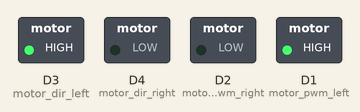
This sketch was run on a simulated ESP8266 (NodeMCU). On the bench: switched loads named in the sketch (green lamp = pin HIGH). What the sketch prints to the serial monitor is not drawn.

Above: at 0.1 s.
Timing chart, 0 to 1.6 s (numbered marks = the images above):
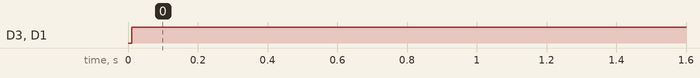

The sketch:

motor_helloworld_on.ino
```cpp
/*
  Motor Hello World

  Drives motors in same direction.
  Motors should accelerate, switch directions, and repeat

  Note that one of the motor pins overlaps with LED pin D4, so when the left wheel is going CW, the LED light close the ESP chip will turn on
  Note that we opted to swap the motor wires on the right motor so that LOW is backwards for both motors

  We define arbitrarily Left CW = backwards

  Hardware:
  * NodeMCU Amica DevKit Board (ESP8266 chip)
  * Motorshield for NodeMCU
  * 2 motors + 2 wheels + motor chassis with caster
  * Left motor connected to D3 (BLK/A- and RED/A+ on the shield)
  * Right motor connected to D4, with wires swapped (RED/B- and BLK/B+ on the shield)

  modified Nov 2016
  by Nancy Ouyang
*/

#define led_pin D0

#define motor_pwm_left D1
#define motor_pwm_right D2

#define motor_dir_left D3
#define motor_dir_right D4

#define dir_back LOW
#define dir_fwd HIGH

int i = 0;


void setup() {
  pinMode(motor_dir_left, OUTPUT);
  pinMode(motor_pwm_left, OUTPUT);
  pinMode(motor_dir_right, OUTPUT);
  pinMode(motor_pwm_right, OUTPUT);

  Serial.begin(115200);
  Serial.println("BEGIN");
  delay(10);
}


void loop() {
  Serial.println("LOOP");

  digitalWrite(motor_dir_left, dir_fwd);
  analogWrite(motor_pwm_left, 1023);

  //digitalWrite(motor_dir_right, dir_fwd);
  //analogWrite(motor_pwm_right, 1023);
}
```

Measured:
- by itself, D3 (motor_dir_left), D1 (motor_pwm_left): LOW → HIGH at 0.01 s
